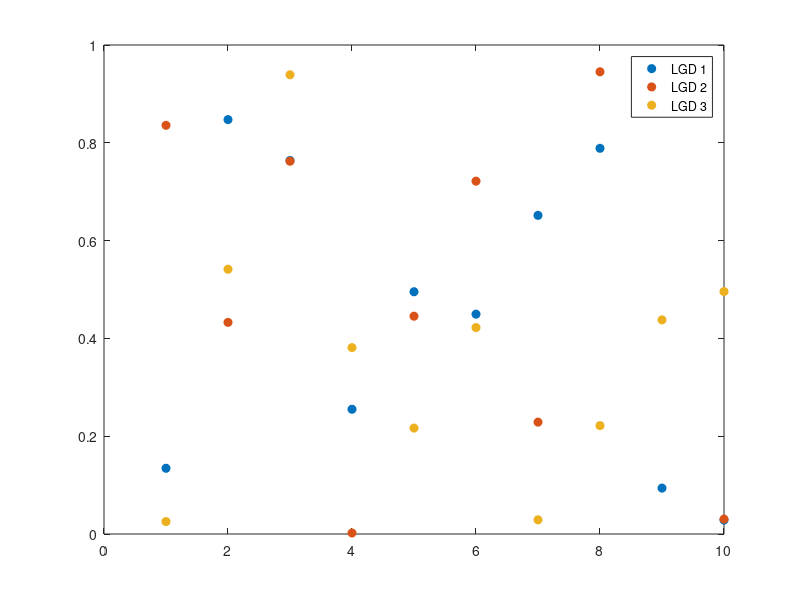

Source code (MATLAB):
clear; close all; clc;

rng(1)

figure;
h1 = plot(1:10, rand(1,10), 'o', 'markerfacecolor', [0, 0.447, 0.741]);
hold on;
h2 = plot(1:10, rand(1,10), 'o', 'markerfacecolor', [0.85, 0.325, 0.098]);
h3 = plot(1:10, rand(1,10), 'o', 'markerfacecolor', [0.929, 0.694, 0.125]);

h = [h1, h2, h3];

[~, icons] = legend(h,'LGD 1', 'LGD 2', 'LGD 3');

% Type은 line이면서 Marker는 없지는 않는 것을 찾아야 함!
icons = findobj(icons,'Type','line','-not','Marker','none'); 

set(icons, 'Markersize',12)